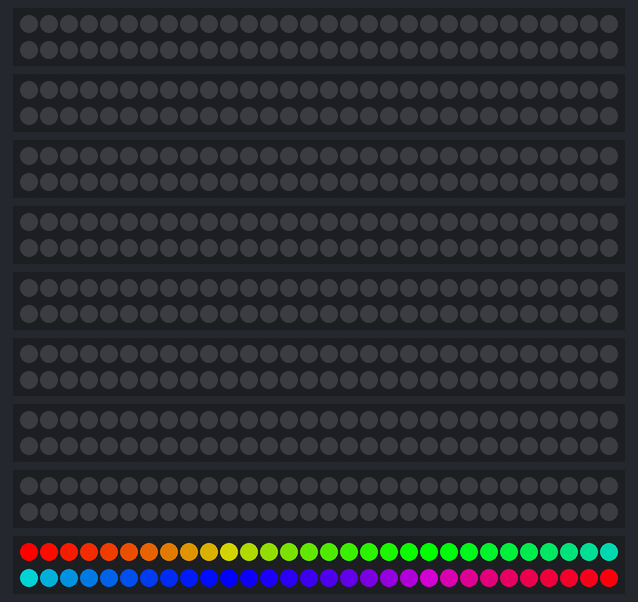
This sketch was run on a simulated Arduino Uno, built with avr-gcc and run on an emulated ATmega328P. Shown: 9 × 60 RGB LEDs in strip order, left to right, continuing on the next row. Dim RGB values are drawn brighter than linear.

Above: at 0.18 s.
At 4.25 s:
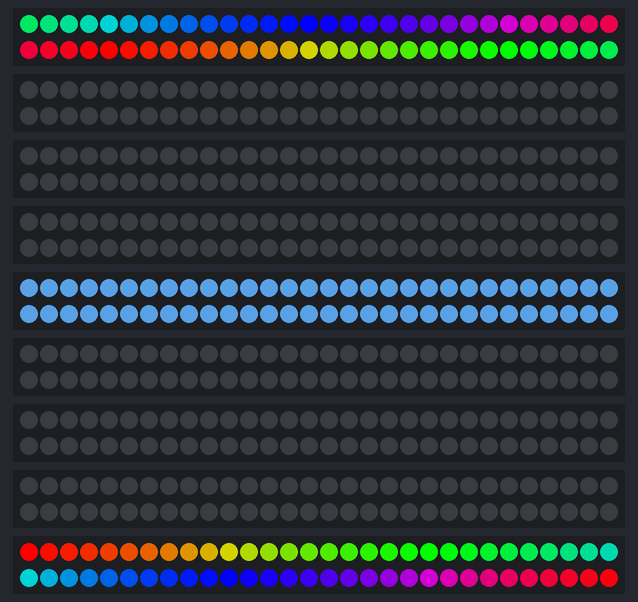
At 8.0 s:
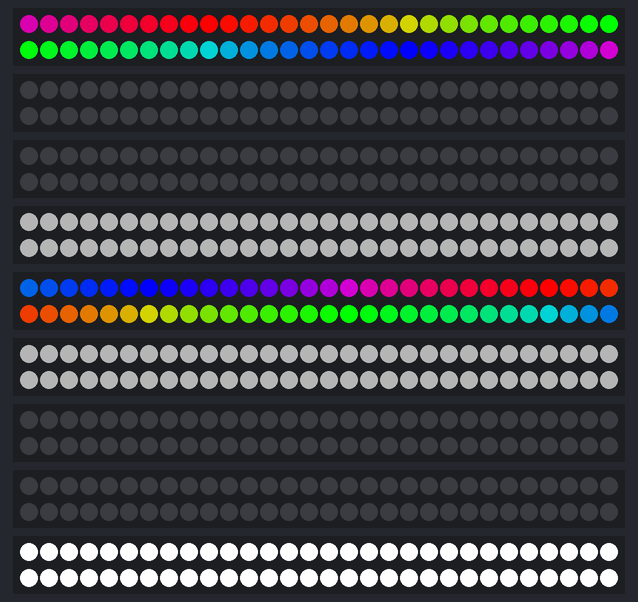
At 13.28 s:
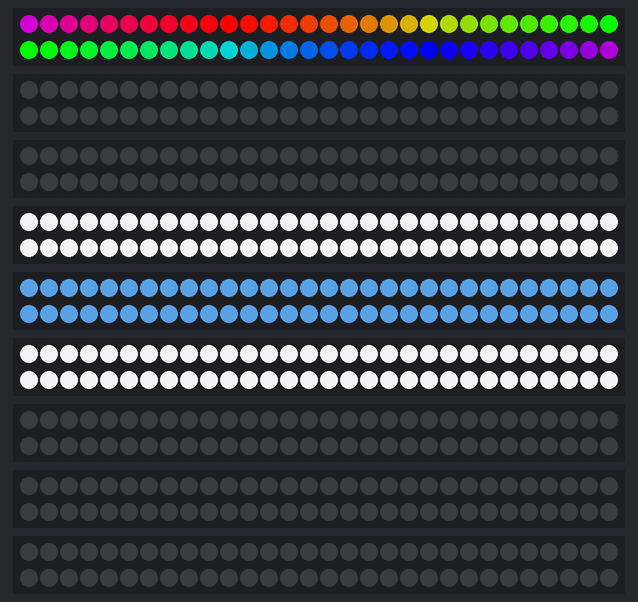
At 19.79 s:
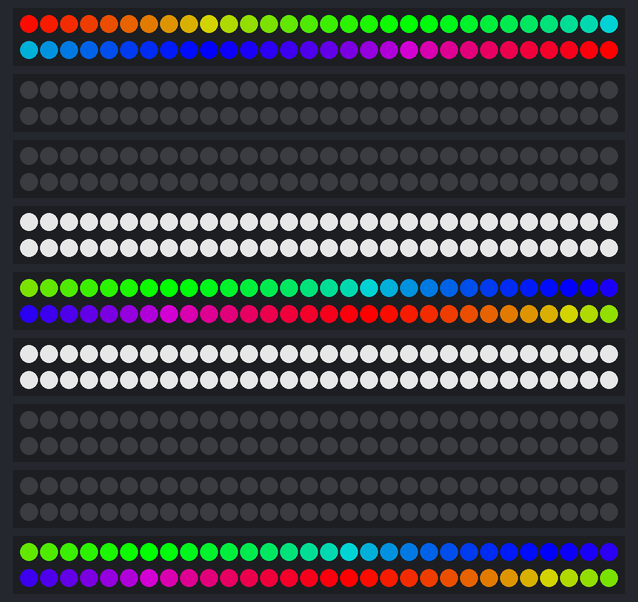
At 39.57 s:
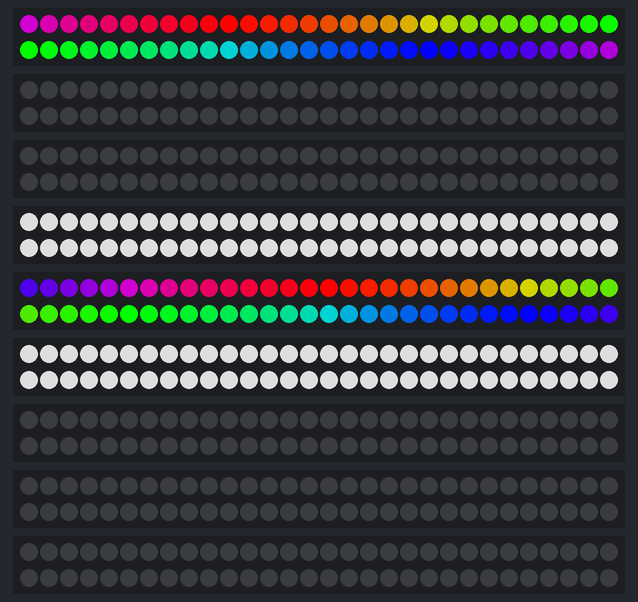

The sketch:

Neopixel-Effect-Generator-adrianotiger.ino
```cpp
#include <Adafruit_NeoPixel.h>

class Strip
{
public:
  uint8_t   effect;
  uint8_t   effects;
  uint16_t  effStep;
  unsigned long effStart;
  Adafruit_NeoPixel strip;
  Strip(uint16_t leds, uint8_t pin, uint8_t toteffects, uint16_t striptype) : strip(leds, pin, striptype) {
    effect = -1;
    effects = toteffects;
    Reset();
  }
  void Reset(){
    effStep = 0;
    effect = (effect + 1) % effects;
    effStart = millis();
  }
};

struct Loop
{
  uint8_t currentChild;
  uint8_t childs;
  bool timeBased;
  uint16_t cycles;
  uint16_t currentTime;
  Loop(uint8_t totchilds, bool timebased, uint16_t tottime) {currentTime=0;currentChild=0;childs=totchilds;timeBased=timebased;cycles=tottime;}
};

Strip strip_0(60, 8, 60, NEO_GRB + NEO_KHZ800);
Strip strip_1(60, 9, 60, NEO_GRB + NEO_KHZ800);
Strip strip_2(60, 10, 60, NEO_GRB + NEO_KHZ800);
Strip strip_3(60, 11, 60, NEO_GRB + NEO_KHZ800);
Strip strip_4(60, 12, 60, NEO_GRB + NEO_KHZ800);
Strip strip_5(60, 13, 60, NEO_GRB + NEO_KHZ800);
Strip strip_6(60, 14, 60, NEO_GRB + NEO_KHZ800);
Strip strip_7(60, 15, 60, NEO_GRB + NEO_KHZ800);
Strip strip_8(60, 16, 60, NEO_GRB + NEO_KHZ800);
struct Loop strip0loop0(2, false, 1);
struct Loop strip1loop0(0, false, 1);
struct Loop strip2loop0(0, false, 1);
struct Loop strip3loop0(1, false, 1);
struct Loop strip4loop0(2, false, 1);
struct Loop strip4loop00(3, false, 1);
struct Loop strip5loop0(1, false, 1);
struct Loop strip6loop0(0, false, 1);
struct Loop strip7loop0(0, false, 1);
struct Loop strip8loop0(2, false, 1);

//[GLOBAL_VARIABLES]

void setup() {

  //Your setup here:

  strip_0.strip.begin();
  strip_1.strip.begin();
  strip_2.strip.begin();
  strip_3.strip.begin();
  strip_4.strip.begin();
  strip_5.strip.begin();
  strip_6.strip.begin();
  strip_7.strip.begin();
  strip_8.strip.begin();
}

void loop() {

  //Your code here:

  strips_loop();
}

void strips_loop() {
  if(strip0_loop0() & 0x01)
    strip_0.strip.show();
  if(strip1_loop0() & 0x01)
    strip_1.strip.show();
  if(strip2_loop0() & 0x01)
    strip_2.strip.show();
  if(strip3_loop0() & 0x01)
    strip_3.strip.show();
  if(strip4_loop0() & 0x01)
    strip_4.strip.show();
  if(strip5_loop0() & 0x01)
    strip_5.strip.show();
  if(strip6_loop0() & 0x01)
    strip_6.strip.show();
  if(strip7_loop0() & 0x01)
    strip_7.strip.show();
  if(strip8_loop0() & 0x01)
    strip_8.strip.show();
}

uint8_t strip0_loop0() {
  uint8_t ret = 0x00;
  switch(strip0loop0.currentChild) {
    case 0:
           ret = strip0_loop0_eff0();break;
    case 1:
           ret = strip0_loop0_eff1();break;
  }
  if(ret & 0x02) {
    ret &= 0xfd;
    if(strip0loop0.currentChild + 1 >= strip0loop0.childs) {
      strip0loop0.currentChild = 0;
      if(++strip0loop0.currentTime >= strip0loop0.cycles) {strip0loop0.currentTime = 0; ret |= 0x02;}
    }
    else {
      strip0loop0.currentChild++;
    }
  };
  return ret;
}

uint8_t strip0_loop0_eff0() {
    // Strip ID: 0 - Effect: Move - LEDS: 60
    // Steps: 60 - Delay: 50
    // Colors: 0 ()
    // Options: toLeft=true, rotate=true,
  if(millis() - strip_0.effStart < 50 * (strip_0.effStep)) return 0x00;
  uint32_t c = strip_0.strip.getPixelColor(0);
  for(uint16_t j=0;j<59;j++)
    strip_0.strip.setPixelColor(j, strip_0.strip.getPixelColor(j+1));
  strip_0.strip.setPixelColor(59, c);
  if(strip_0.effStep >= 60) {strip_0.Reset(); return 0x03; }
  else strip_0.effStep++;
  return 0x01;
}

uint8_t strip0_loop0_eff1() {
    // Strip ID: 0 - Effect: Rainbow - LEDS: 60
    // Steps: 60 - Delay: 20
    // Colors: 3 (255.0.0, 0.255.0, 0.0.255)
    // Options: rainbowlen=60, toLeft=true,
  if(millis() - strip_0.effStart < 20 * (strip_0.effStep)) return 0x00;
  float factor1, factor2;
  uint16_t ind;
  for(uint16_t j=0;j<60;j++) {
    ind = strip_0.effStep + j * 1;
    switch((int)((ind % 60) / 20)) {
      case 0: factor1 = 1.0 - ((float)(ind % 60 - 0 * 20) / 20);
              factor2 = (float)((int)(ind - 0) % 60) / 20;
              strip_0.strip.setPixelColor(j, 255 * factor1 + 0 * factor2, 0 * factor1 + 255 * factor2, 0 * factor1 + 0 * factor2);
              break;
      case 1: factor1 = 1.0 - ((float)(ind % 60 - 1 * 20) / 20);
              factor2 = (float)((int)(ind - 20) % 60) / 20;
              strip_0.strip.setPixelColor(j, 0 * factor1 + 0 * factor2, 255 * factor1 + 0 * factor2, 0 * factor1 + 255 * factor2);
              break;
      case 2: factor1 = 1.0 - ((float)(ind % 60 - 2 * 20) / 20);
              factor2 = (float)((int)(ind - 40) % 60) / 20;
              strip_0.strip.setPixelColor(j, 0 * factor1 + 255 * factor2, 0 * factor1 + 0 * factor2, 255 * factor1 + 0 * factor2);
              break;
    }
  }
  if(strip_0.effStep >= 60) {strip_0.Reset(); return 0x03; }
  else strip_0.effStep++;
  return 0x01;
}

uint8_t strip1_loop0() {
  uint8_t ret = 0x00;
  switch(strip1loop0.currentChild) {
  }
  if(ret & 0x02) {
    ret &= 0xfd;
    if(strip1loop0.currentChild + 1 >= strip1loop0.childs) {
      strip1loop0.currentChild = 0;
      if(++strip1loop0.currentTime >= strip1loop0.cycles) {strip1loop0.currentTime = 0; ret |= 0x02;}
    }
    else {
      strip1loop0.currentChild++;
    }
  };
  return ret;
}

uint8_t strip2_loop0() {
  uint8_t ret = 0x00;
  switch(strip2loop0.currentChild) {
  }
  if(ret & 0x02) {
    ret &= 0xfd;
    if(strip2loop0.currentChild + 1 >= strip2loop0.childs) {
      strip2loop0.currentChild = 0;
      if(++strip2loop0.currentTime >= strip2loop0.cycles) {strip2loop0.currentTime = 0; ret |= 0x02;}
    }
    else {
      strip2loop0.currentChild++;
    }
  };
  return ret;
}

uint8_t strip3_loop0() {
  uint8_t ret = 0x00;
  switch(strip3loop0.currentChild) {
    case 0:
           ret = strip3_loop0_eff0();break;
  }
  if(ret & 0x02) {
    ret &= 0xfd;
    if(strip3loop0.currentChild + 1 >= strip3loop0.childs) {
      strip3loop0.currentChild = 0;
      if(++strip3loop0.currentTime >= strip3loop0.cycles) {strip3loop0.currentTime = 0; ret |= 0x02;}
    }
    else {
      strip3loop0.currentChild++;
    }
  };
  return ret;
}

uint8_t strip3_loop0_eff0() {
    // Strip ID: 3 - Effect: Fade - LEDS: 60
    // Steps: 20 - Delay: 5
    // Colors: 2 (0.0.0, 255.255.255)
    // Options: duration=100, every=1,
  if(millis() - strip_3.effStart < 5 * (strip_3.effStep)) return 0x00;
  uint8_t r,g,b;
  double e;
  e = (strip_3.effStep * 5) / (double)100;
  r = ( e ) * 255 + 0 * ( 1.0 - e );
  g = ( e ) * 255 + 0 * ( 1.0 - e );
  b = ( e ) * 255 + 0 * ( 1.0 - e );
  for(uint16_t j=0;j<60;j++) {
    if((j % 1) == 0)
      strip_3.strip.setPixelColor(j, r, g, b);
    else
      strip_3.strip.setPixelColor(j, 0, 0, 0);
  }
  if(strip_3.effStep >= 20) {strip_3.Reset(); return 0x03; }
  else strip_3.effStep++;
  return 0x01;
}

uint8_t strip4_loop0() {
  uint8_t ret = 0x00;
  switch(strip4loop0.currentChild) {
    case 0:
           ret = strip4_loop0_eff0();break;
    case 1:
           ret = strip4_loop00();break;
  }
  if(ret & 0x02) {
    ret &= 0xfd;
    if(strip4loop0.currentChild + 1 >= strip4loop0.childs) {
      strip4loop0.currentChild = 0;
      if(++strip4loop0.currentTime >= strip4loop0.cycles) {strip4loop0.currentTime = 0; ret |= 0x02;}
    }
    else {
      strip4loop0.currentChild++;
    }
  };
  return ret;
}

uint8_t strip4_loop0_eff0() {
    // Strip ID: 4 - Effect: Move - LEDS: 60
    // Steps: 60 - Delay: 50
    // Colors: 0 ()
    // Options: toLeft=true, rotate=true,
  if(millis() - strip_4.effStart < 50 * (strip_4.effStep)) return 0x00;
  uint32_t c = strip_4.strip.getPixelColor(0);
  for(uint16_t j=0;j<59;j++)
    strip_4.strip.setPixelColor(j, strip_4.strip.getPixelColor(j+1));
  strip_4.strip.setPixelColor(59, c);
  if(strip_4.effStep >= 60) {strip_4.Reset(); return 0x03; }
  else strip_4.effStep++;
  return 0x01;
}

uint8_t strip4_loop00() {
  uint8_t ret = 0x00;
  switch(strip4loop00.currentChild) {
    case 0:
           ret = strip4_loop00_eff0();break;
    case 1:
           ret = strip4_loop00_eff1();break;
    case 2:
           ret = strip4_loop00_eff2();break;
  }
  if(ret & 0x02) {
    ret &= 0xfd;
    if(strip4loop00.currentChild + 1 >= strip4loop00.childs) {
      strip4loop00.currentChild = 0;
      if(++strip4loop00.currentTime >= strip4loop00.cycles) {strip4loop00.currentTime = 0; ret |= 0x02;}
    }
    else {
      strip4loop00.currentChild++;
    }
  };
  return ret;
}

uint8_t strip4_loop00_eff0() {
    // Strip ID: 4 - Effect: Blink - LEDS: 60
    // Steps: 36 - Delay: 5
    // Colors: 2 (66.121.172, 138.255.255)
    // Options: timeBegin=50, timeToOn=10, timeOn=10, timeToOff=10, timeOver=100, every=1,
  if(millis() - strip_4.effStart < 5 * (strip_4.effStep)) return 0x00;
  uint8_t e,r,g,b;
  if(strip_4.effStep < 10) {
    for(uint16_t j=0;j<60;j++)
      strip_4.strip.setPixelColor(j, 66, 121, 172);
  }
  else if(strip_4.effStep  < 12) {
    e = (strip_4.effStep * 5) - 50;
    r = 138 * ( e / 10 ) + 66 * ( 1.0 - e / 10 );
    g = 255 * ( e / 10 ) + 121 * ( 1.0 - e / 10 );
    b = 255 * ( e / 10 ) + 172 * ( 1.0 - e / 10 );
    for(uint16_t j=0;j<60;j++)
      if((j%1)==0) strip_4.strip.setPixelColor(j, r, g, b);
      else strip_4.strip.setPixelColor(j, 66, 121, 172);
  }
  else if(strip_4.effStep < 14) {
    for(uint16_t j=0;j<60;j++)
      if((j%1)==0) strip_4.strip.setPixelColor(j, 138, 255, 255);
      else strip_4.strip.setPixelColor(j, 66, 121, 172);
  }
  else if(strip_4.effStep < 16) {
    e = (strip_4.effStep * 5) - 70;
    r = 66 * ( e / 10 ) + 138 * ( 1.0 - e / 10 );
    g = 121 * ( e / 10 ) + 255 * ( 1.0 - e / 10 );
    b = 172 * ( e / 10 ) + 255 * ( 1.0 - e / 10 );
    for(uint16_t j=0;j<60;j++)
      if((j%1)==0) strip_4.strip.setPixelColor(j, r, g, b);
      else strip_4.strip.setPixelColor(j, 66, 121, 172);
  }
  else {
    for(uint16_t j=0;j<60;j++)
      strip_4.strip.setPixelColor(j, 66, 121, 172);
  }
  if(strip_4.effStep >= 36) {strip_4.Reset(); return 0x03; }
  else strip_4.effStep++;
  return 0x01;
}

uint8_t strip4_loop00_eff1() {
    // Strip ID: 4 - Effect: Rainbow - LEDS: 60
    // Steps: 60 - Delay: 20
    // Colors: 3 (255.0.0, 0.255.0, 0.0.255)
    // Options: rainbowlen=60, toLeft=true,
  if(millis() - strip_4.effStart < 20 * (strip_4.effStep)) return 0x00;
  float factor1, factor2;
  uint16_t ind;
  for(uint16_t j=0;j<60;j++) {
    ind = strip_4.effStep + j * 1;
    switch((int)((ind % 60) / 20)) {
      case 0: factor1 = 1.0 - ((float)(ind % 60 - 0 * 20) / 20);
              factor2 = (float)((int)(ind - 0) % 60) / 20;
              strip_4.strip.setPixelColor(j, 255 * factor1 + 0 * factor2, 0 * factor1 + 255 * factor2, 0 * factor1 + 0 * factor2);
              break;
      case 1: factor1 = 1.0 - ((float)(ind % 60 - 1 * 20) / 20);
              factor2 = (float)((int)(ind - 20) % 60) / 20;
              strip_4.strip.setPixelColor(j, 0 * factor1 + 0 * factor2, 255 * factor1 + 0 * factor2, 0 * factor1 + 255 * factor2);
              break;
      case 2: factor1 = 1.0 - ((float)(ind % 60 - 2 * 20) / 20);
              factor2 = (float)((int)(ind - 40) % 60) / 20;
              strip_4.strip.setPixelColor(j, 0 * factor1 + 255 * factor2, 0 * factor1 + 0 * factor2, 255 * factor1 + 0 * factor2);
              break;
    }
  }
  if(strip_4.effStep >= 60) {strip_4.Reset(); return 0x03; }
  else strip_4.effStep++;
  return 0x01;
}

uint8_t strip4_loop00_eff2() {
    // Strip ID: 4 - Effect: Move - LEDS: 60
    // Steps: 60 - Delay: 50
    // Colors: 0 ()
    // Options: toLeft=false, rotate=true,
  if(millis() - strip_4.effStart < 50 * (strip_4.effStep)) return 0x00;
  uint32_t c = strip_4.strip.getPixelColor(59);
  for(uint16_t j=60-1;j>0;j--)
    strip_4.strip.setPixelColor(j, strip_4.strip.getPixelColor(j-1));
  strip_4.strip.setPixelColor(0, c);
  if(strip_4.effStep >= 60) {strip_4.Reset(); return 0x03; }
  else strip_4.effStep++;
  return 0x01;
}

uint8_t strip5_loop0() {
  uint8_t ret = 0x00;
  switch(strip5loop0.currentChild) {
    case 0:
           ret = strip5_loop0_eff0();break;
  }
  if(ret & 0x02) {
    ret &= 0xfd;
    if(strip5loop0.currentChild + 1 >= strip5loop0.childs) {
      strip5loop0.currentChild = 0;
      if(++strip5loop0.currentTime >= strip5loop0.cycles) {strip5loop0.currentTime = 0; ret |= 0x02;}
    }
    else {
      strip5loop0.currentChild++;
    }
  };
  return ret;
}

uint8_t strip5_loop0_eff0() {
    // Strip ID: 5 - Effect: Fade - LEDS: 60
    // Steps: 20 - Delay: 5
    // Colors: 2 (0.0.0, 255.255.255)
    // Options: duration=100, every=1,
  if(millis() - strip_5.effStart < 5 * (strip_5.effStep)) return 0x00;
  uint8_t r,g,b;
  double e;
  e = (strip_5.effStep * 5) / (double)100;
  r = ( e ) * 255 + 0 * ( 1.0 - e );
  g = ( e ) * 255 + 0 * ( 1.0 - e );
  b = ( e ) * 255 + 0 * ( 1.0 - e );
  for(uint16_t j=0;j<60;j++) {
    if((j % 1) == 0)
      strip_5.strip.setPixelColor(j, r, g, b);
    else
      strip_5.strip.setPixelColor(j, 0, 0, 0);
  }
  if(strip_5.effStep >= 20) {strip_5.Reset(); return 0x03; }
  else strip_5.effStep++;
  return 0x01;
}

uint8_t strip6_loop0() {
  uint8_t ret = 0x00;
  switch(strip6loop0.currentChild) {
  }
  if(ret & 0x02) {
    ret &= 0xfd;
    if(strip6loop0.currentChild + 1 >= strip6loop0.childs) {
      strip6loop0.currentChild = 0;
      if(++strip6loop0.currentTime >= strip6loop0.cycles) {strip6loop0.currentTime = 0; ret |= 0x02;}
    }
    else {
      strip6loop0.currentChild++;
    }
  };
  return ret;
}

uint8_t strip7_loop0() {
  uint8_t ret = 0x00;
  switch(strip7loop0.currentChild) {
  }
  if(ret & 0x02) {
    ret &= 0xfd;
    if(strip7loop0.currentChild + 1 >= strip7loop0.childs) {
      strip7loop0.currentChild = 0;
      if(++strip7loop0.currentTime >= strip7loop0.cycles) {strip7loop0.currentTime = 0; ret |= 0x02;}
    }
    else {
      strip7loop0.currentChild++;
    }
  };
  return ret;
}

uint8_t strip8_loop0() {
  uint8_t ret = 0x00;
  switch(strip8loop0.currentChild) {
    case 0:
           ret = strip8_loop0_eff0();break;
    case 1:
           ret = strip8_loop0_eff1();break;
  }
  if(ret & 0x02) {
    ret &= 0xfd;
    if(strip8loop0.currentChild + 1 >= strip8loop0.childs) {
      strip8loop0.currentChild = 0;
      if(++strip8loop0.currentTime >= strip8loop0.cycles) {strip8loop0.currentTime = 0; ret |= 0x02;}
    }
    else {
      strip8loop0.currentChild++;
    }
  };
  return ret;
}

uint8_t strip8_loop0_eff0() {
    // Strip ID: 8 - Effect: Rainbow - LEDS: 60
    // Steps: 60 - Delay: 20
    // Colors: 3 (255.0.0, 0.255.0, 0.0.255)
    // Options: rainbowlen=60, toLeft=true,
  if(millis() - strip_8.effStart < 20 * (strip_8.effStep)) return 0x00;
  float factor1, factor2;
  uint16_t ind;
  for(uint16_t j=0;j<60;j++) {
    ind = strip_8.effStep + j * 1;
    switch((int)((ind % 60) / 20)) {
      case 0: factor1 = 1.0 - ((float)(ind % 60 - 0 * 20) / 20);
              factor2 = (float)((int)(ind - 0) % 60) / 20;
              strip_8.strip.setPixelColor(j, 255 * factor1 + 0 * factor2, 0 * factor1 + 255 * factor2, 0 * factor1 + 0 * factor2);
              break;
      case 1: factor1 = 1.0 - ((float)(ind % 60 - 1 * 20) / 20);
              factor2 = (float)((int)(ind - 20) % 60) / 20;
              strip_8.strip.setPixelColor(j, 0 * factor1 + 0 * factor2, 255 * factor1 + 0 * factor2, 0 * factor1 + 255 * factor2);
              break;
      case 2: factor1 = 1.0 - ((float)(ind % 60 - 2 * 20) / 20);
              factor2 = (float)((int)(ind - 40) % 60) / 20;
              strip_8.strip.setPixelColor(j, 0 * factor1 + 255 * factor2, 0 * factor1 + 0 * factor2, 255 * factor1 + 0 * factor2);
              break;
    }
  }
  if(strip_8.effStep >= 60) {strip_8.Reset(); return 0x03; }
  else strip_8.effStep++;
  return 0x01;
}

uint8_t strip8_loop0_eff1() {
    // Strip ID: 8 - Effect: Blink - LEDS: 60
    // Steps: 46 - Delay: 5
    // Colors: 2 (0.0.0, 255.255.255)
    // Options: timeBegin=50, timeToOn=39, timeOn=31, timeToOff=10, timeOver=100, every=1,
  if(millis() - strip_8.effStart < 5 * (strip_8.effStep)) return 0x00;
  uint8_t e,r,g,b;
  if(strip_8.effStep < 10) {
    for(uint16_t j=0;j<60;j++)
      strip_8.strip.setPixelColor(j, 0, 0, 0);
  }
  else if(strip_8.effStep  < 17.8) {
    e = (strip_8.effStep * 5) - 50;
    r = 255 * ( e / 39 ) + 0 * ( 1.0 - e / 39 );
    g = 255 * ( e / 39 ) + 0 * ( 1.0 - e / 39 );
    b = 255 * ( e / 39 ) + 0 * ( 1.0 - e / 39 );
    for(uint16_t j=0;j<60;j++)
      if((j%1)==0) strip_8.strip.setPixelColor(j, r, g, b);
      else strip_8.strip.setPixelColor(j, 0, 0, 0);
  }
  else if(strip_8.effStep < 24) {
    for(uint16_t j=0;j<60;j++)
      if((j%1)==0) strip_8.strip.setPixelColor(j, 255, 255, 255);
      else strip_8.strip.setPixelColor(j, 0, 0, 0);
  }
  else if(strip_8.effStep < 26) {
    e = (strip_8.effStep * 5) - 120;
    r = 0 * ( e / 10 ) + 255 * ( 1.0 - e / 10 );
    g = 0 * ( e / 10 ) + 255 * ( 1.0 - e / 10 );
    b = 0 * ( e / 10 ) + 255 * ( 1.0 - e / 10 );
    for(uint16_t j=0;j<60;j++)
      if((j%1)==0) strip_8.strip.setPixelColor(j, r, g, b);
      else strip_8.strip.setPixelColor(j, 0, 0, 0);
  }
  else {
    for(uint16_t j=0;j<60;j++)
      strip_8.strip.setPixelColor(j, 0, 0, 0);
  }
  if(strip_8.effStep >= 46) {strip_8.Reset(); return 0x03; }
  else strip_8.effStep++;
  return 0x01;
}
```
